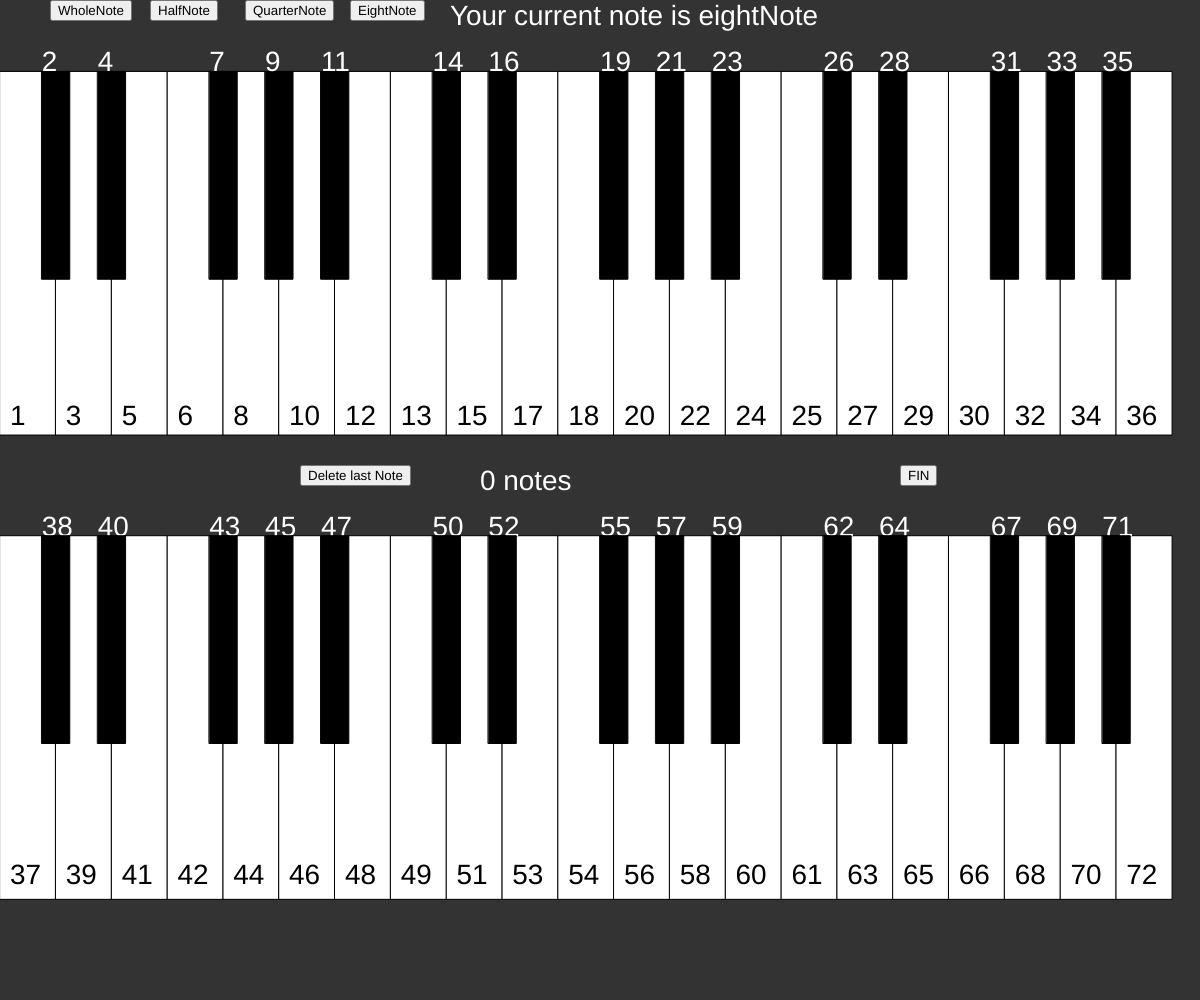
Frame 1 (no input)
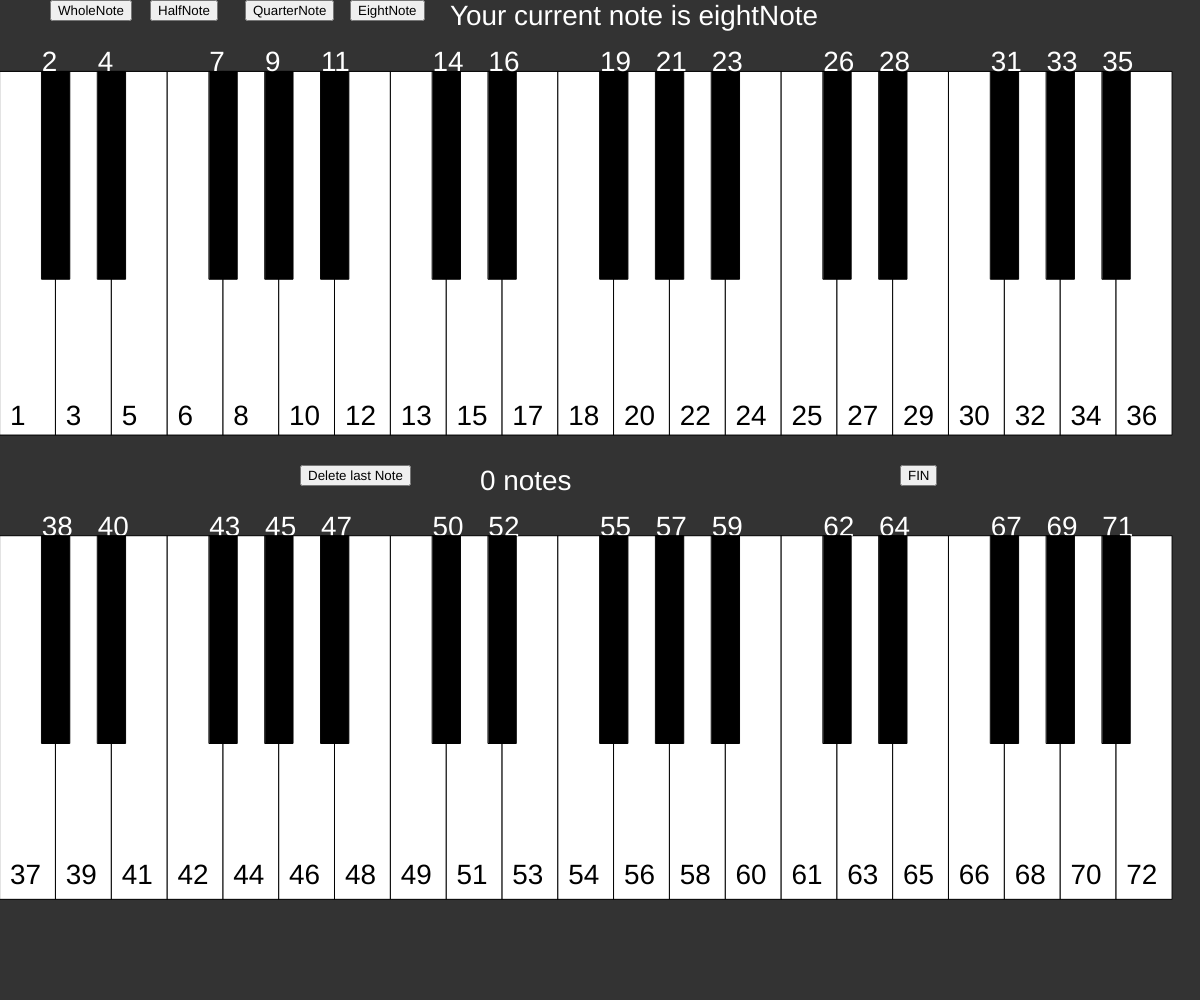
Frame 60 (no input)
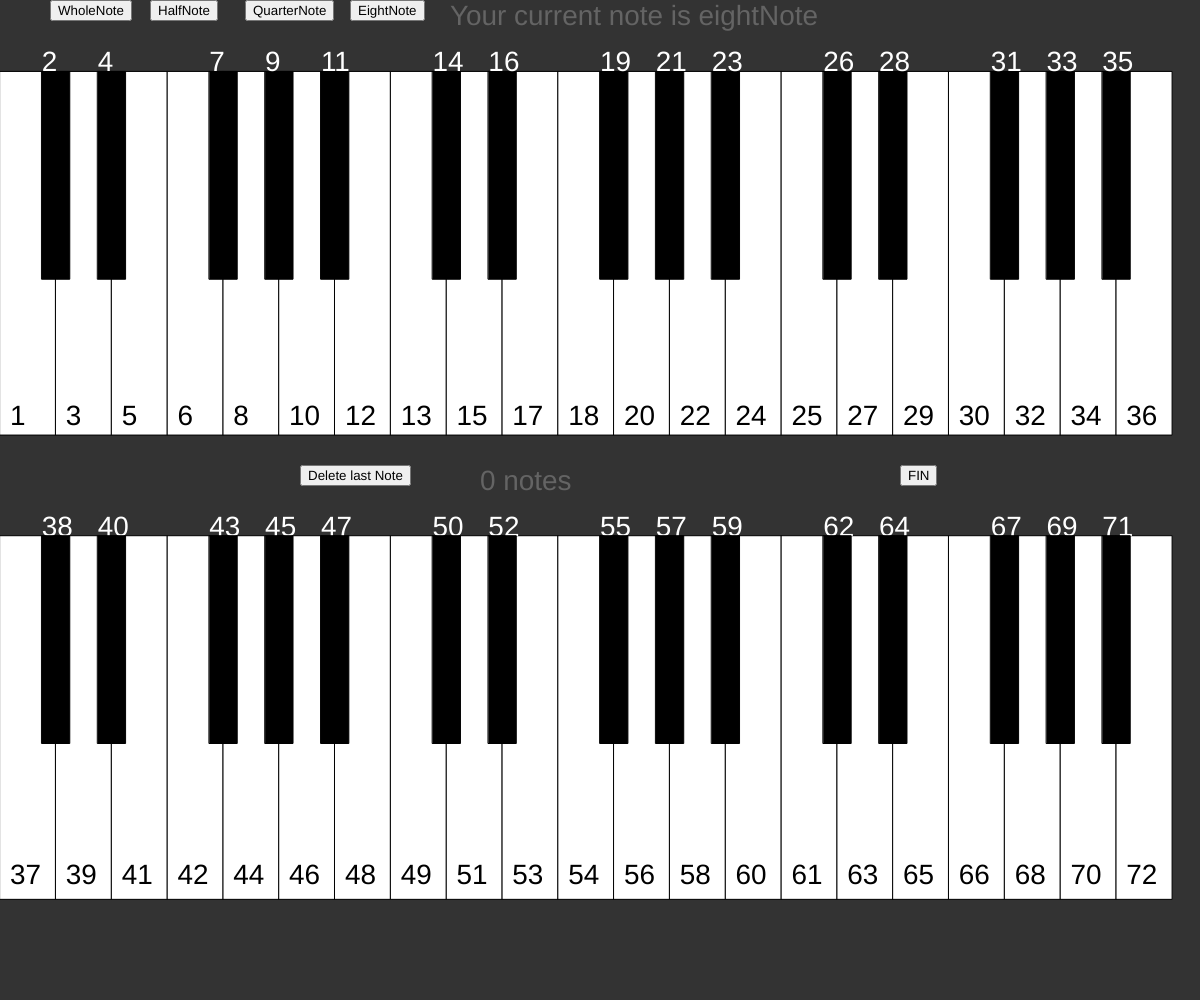
Frame 120 (the mouse pressed at the canvas centre since frame 60)

The p5.js sketch that drew these frames (run headless with seeded random() and noise() and a simulated clock; from frame 60 on, the mouse is pressed at the canvas centre):

// p5.js sketch
// ── sketch.js
var LW=innerHeight/2.75;//white key lenght
var LB=LW/1.75;//black key length
var WW=innerWidth/21.5;//white key width
var WB=WW/2;// black key width
var White=[];//white keys
var keyLengthlopes=20;// how many white keys in each row
var lopes=innerHeight/14;// top of first row
var booty=(innerHeight/2)+lopes/2;// bottom of first row
var black=[];// black keys with no spaces
var twoThree=[];// black keys with two three orientation
var blackKeys=[2,4, null,7,9,11,null,14,16,null,19,21,23,null,26,28,null,31,33,35];
var whiteKeys=[1,3,5,6,8,10,12,13,15,17,18,20,22,24,25,27,29,30,32,34,36]
var keysPressed=[];
var count=0;
var wholeNote, halfNote, quarterNote,eightNote,erase;
var noteTime;
var x='e';
var y='eightNote';
var j;
var h=10;
var p=1;
var hello=0;
function setup(){
    createCanvas(innerWidth, innerHeight);
  
}

function draw(){
    background(51);
Keys();
Pressed();
text(hello +' notes', innerWidth/2.5, innerHeight/2-10);
textSize(WB);
if(count%20!==0){
fill(255);
text(keysPressed, h,booty+LW+30);
j=0;}
else if(count!=0&&j==0) {
    h-=innerWidth/2.5;
    j++;
}
buttons();
}

function buttons(){
    
      wholeNote= createButton('WholeNote');
      wholeNote.position(50, 0);
      wholeNote.mousePressed(WholeN);
      halfNote= createButton('HalfNote');
      halfNote.position(150,0);
      halfNote.mousePressed(HalfN);
      quarterNote= createButton('QuarterNote');
      quarterNote.position(245,0);
      quarterNote.mousePressed(quarterN);
      eightNote= createButton('EightNote');
      eightNote.position(350,0);
      eightNote.mousePressed(eightN);
      text('Your current note is '+y, 450, 25);
      erase= createButton('Delete last Note');
      erase.position(innerWidth/4, innerHeight/2.15);
      erase.mousePressed(removed);
      fin= createButton('FIN');
      fin.position(innerWidth*3/4, innerHeight/2.15);
      fin.mousePressed(end);
}
function end(){
trap();
}
function trap() {
 const   writer= createWriter('Finished');
 writer.print(keysPressed);
   writer.close();
   writer.clear();
}

function WholeN(){
x='w';
y='WholeNote';
}

function HalfN(){
    x='h';
    y='HalfNote';
    }
    function quarterN(){
        x='q';
        y='quarterNote';
        }
        function eightN(){
            x='e';
            y='eightNote';
            }
            function removed(){
                keysPressed[count-1]=null;
              count-=1;
                }
            
function notes( color, numb, top){
    if(count%2==0){
if(color==0){
    if(top==0)
    keysPressed[count]=blackKeys[numb-1];
    else 
    keysPressed[count]=blackKeys[numb-1]+36;
}
else if(color==1){
    if(top==0)
    keysPressed[count]=whiteKeys[numb-1];
    else 
    keysPressed[count]=whiteKeys[numb-1] + 36;
}
else if(color==2){
if(top==0)
keysPressed[count]=36;
else 
keysPressed[count]=72;
}}
else
keysPressed[count]=x;}

function Pressed(){

    if(mouseIsPressed){
         //black keys
    fill(200);
    if(mouseY>=lopes&&mouseY<=(lopes+LB)){
        for(let i=1;i<twoThree.length;i++){
    if(mouseX>twoThree[i]&&mouseX<(twoThree[i]+WB)){
rect(twoThree[i],lopes,WB,LB);
    }
}}
else if(mouseY>=booty&&mouseY<=(booty+LB)){
    for(let i=1;i<twoThree.length;i++){
if(mouseX>twoThree[i]&&mouseX<(twoThree[i]+WB)){
rect(twoThree[i],booty,WB,LB);
}
}}
else 
white();
 }
}

function mouseClicked(){
    if(mouseY>=lopes&&mouseY<=(lopes+LB)){
        for(let i=1;i<twoThree.length;i++){
    if(mouseX>twoThree[i]&&mouseX<(twoThree[i]+WB)){
notes(0, i, 0);
    }}
    count++;
}
    else if(mouseY>=booty&&mouseY<=(booty+LB)){
        for(let i=1;i<twoThree.length;i++){
    if(mouseX>twoThree[i]&&mouseX<(twoThree[i]+WB)){
        notes(0, i, 1);
    }
    }
    count++;
}
    else {
        if(mouseY>=lopes&&mouseY<=(lopes+LW)){//top row
        for(let i=0;i<White.length;i++){
            if(mouseX<=White[i]&&mouseX>=White[i-1]){
                    notes(1, i, 0);
            }}
        }
            if(mouseY>=booty&&mouseY<=(booty+LW)){//bottom row
                for(let i=0;i<White.length;i++){
                    if(mouseX<=White[i]&&mouseX>=White[i-1]){ 
                notes(1, i, 1);
                    }}
                }
        if(mouseY>=lopes&&mouseY<=(lopes+LW)){
         if(mouseX>White[20]){
            notes(2, 20, 0);
        }
          }
          if(mouseY>=booty&&mouseY<=(booty+LW)){
            if(mouseX>White[20]){
                notes(2, 20, 1);
            }
            }
            if((mouseY>=lopes&&mouseY<=(lopes+LW))||(mouseY>=booty&&mouseY<=(booty+LW))){
            count++;
    }
}
if(count%2!==0){
hello++;}}

function white(){
    fill(100);
    for(let i=0;i<White.length;i++){
    if(mouseX<=White[i]&&mouseX>=White[i-1]){
        if(mouseY>=lopes&&mouseY<=(lopes+LW)){//top row
rect(White[i-1],lopes,WW,LW);
    }
    if(mouseY>=booty&&mouseY<=(booty+LW)){//bottom row
        rect(White[i-1],booty,WW,LW);
            }
}
if(mouseY>=lopes&&mouseY<=(lopes+LW)){
 if(mouseX>White[20]){
rect(White[20],lopes,WW,LW);
}
  }
  if(mouseY>=booty&&mouseY<=(booty+LW)){
    if(mouseX>White[20]){
   rect(White[20],booty,WW,LW);}
     }
    }
}

function Keys(){
    textSize(WB);
    for(let i=0;i<=keyLengthlopes;i++){
        fill(255);
        White[i]=i*WW;
    rect(White[i],lopes, WW, LW);
    fill(0);
    text(whiteKeys[i],White[i]+10,lopes+LW-10);}
    fill(0);
    
    for(let i=0;i<White.length;i++){
        if(i>0)
        black[i]=White[i]-(WB/2);
        else
        black[i]=0;
    if(i<3&&i>0){//2
        fill(0);
twoThree[i]=black[i];
        rect(black[i],lopes, WB, LB);
        fill(255);
        if(i==1){//text
            textSize(WB);
        text(2,black[i],lopes);
    }
        else if(i==2){
        text(4,black[i],lopes);}
    }

    else if(i>3&&i<7){//3
        fill(0);
        twoThree[i]=black[i];
        rect(black[i],lopes, WB, LB);
        fill(255);
        if(i==4){//text
        text(7,black[i],lopes);
    }
        else if(i==5){
        text(9,black[i],lopes);}
    else if(i==6){
        text(11,black[i],lopes);}
        }

    else if(i<10&&i>7){//2
        fill(0);
        twoThree[i]=black[i];
        rect(black[i],lopes, WB, LB);
        fill(255);
        if(i==8){//text
            textSize(WB);
        text(14,black[i],lopes);
    }
        else if(i==9){
        text(16,black[i],lopes);}
    }

    else if(i>10&&i<14){//3
        fill(0);
        twoThree[i]=black[i];
        rect(black[i],lopes, WB, LB);
        fill(255);
        if(i==11){//text
            text(19,black[i],lopes);
        }
            else if(i==12){
            text(21,black[i],lopes);}
        else if(i==13){
            text(23,black[i],lopes);}
    }
    else if(i<17&&i>14){//2
        fill(0);
        twoThree[i]=black[i];
        rect(black[i],lopes, WB, LB);
        fill(255);
        if(i==15){//text
            textSize(WB);
        text(26,black[i],lopes);
    }
        else if(i==16){
        text(28,black[i],lopes);}
    }
    else if(i>17&&i<21){//3
        fill(0);
        twoThree[i]=black[i];
        rect(black[i],lopes, WB, LB);
        fill(255);
        if(i==18){//text
            text(31,black[i],lopes);
        }
            else if(i==19){
            text(33,black[i],lopes);}
        else if(i==20){
            text(35,black[i],lopes);}
    }}
    //section 2
    for(let i=0;i<=keyLengthlopes;i++){
        fill(255);
    rect(White[i],booty, WW, LW);
    fill(0);
    text(whiteKeys[i]+36,White[i]+10,booty*1.65);}

    fill(0);
    for(let i=0;i<White.length;i++){
        fill(0);
        rect(twoThree[i],booty, WB, LB);
        fill(255);
        if(i<2)
        text(blackKeys[i]+36,black[i+1],booty);
        else if(i<6&&i>2)
        text(blackKeys[i]+36,black[i+1],booty);
    else if(i<9&&i>6)
        text(blackKeys[i]+36,black[i+1],booty);
        else if(i<13&&i>9)
        text(blackKeys[i]+36,black[i+1],booty);
        else if(i<16&&i>13)
        text(blackKeys[i]+36,black[i+1],booty);
        else if(i<20&&i>16)
        text(blackKeys[i]+36,black[i+1],booty);
    }
    

    }
